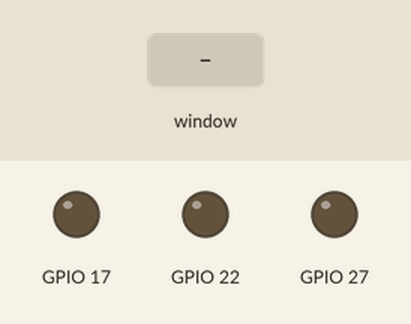
This program was run on a simulated Raspberry Pi (BCM pin numbers). Parts: output pins drawn as LEDs (lit = HIGH). The test bench sets the inputs (shaded band). The desktop window is not drawn, its controls go by their first labels and the mouse button is held 0.15 s.

Above: at 1.2 s.
1.3 s: slider 1 in the window set to 50
At 2.5 s:
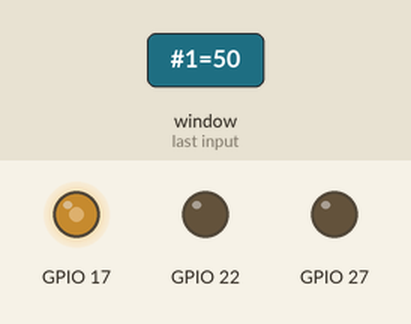
2.8 s: slider 1 in the window set to 100
At 3.7 s:
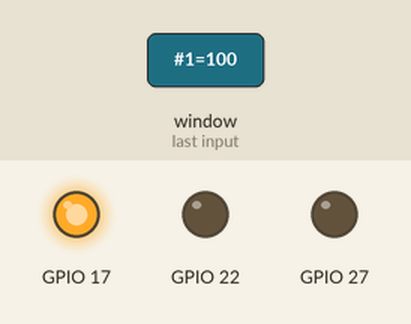
4.3 s: slider 1 in the window set to 25
At 4.9 s:
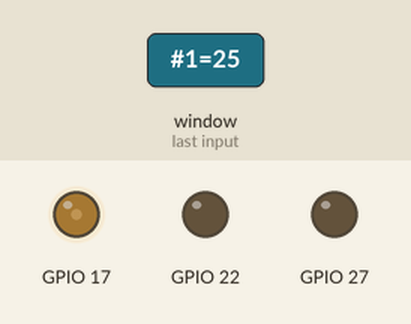
5.8 s: slider 2 in the window set to 50
At 7.0 s:
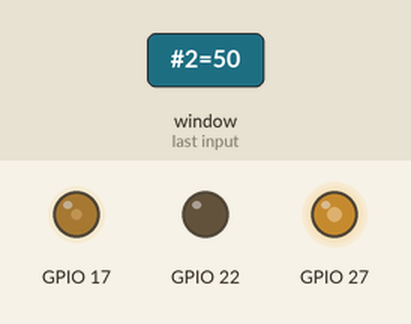
7.3 s: slider 1 in the window set to 0
At 8.4 s:
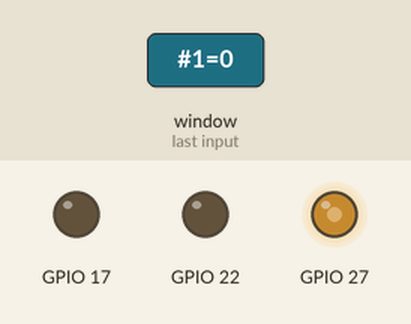
8.8 s: slider 2 in the window set to 100
At 9.5 s:
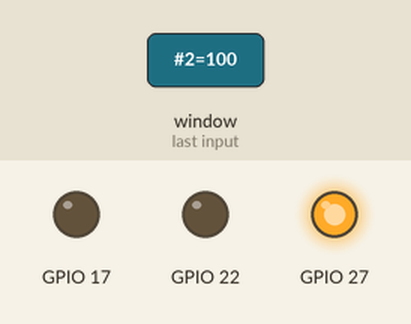
Timing chart, 0 to 11.3 s (numbered marks = the images above; inputs shaded):
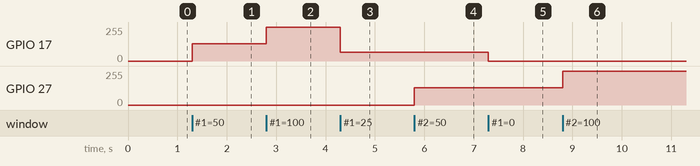

Measured:
- after the input at 1.3 s, GPIO 17: 0/255 → 128/255 at once
- after the input at 2.8 s, GPIO 17: 128/255 → 255/255 at once
- after the input at 4.3 s, GPIO 17: 255/255 → 64/255 at once
- after the input at 5.8 s, GPIO 27: 0/255 → 128/255 at once
- after the input at 7.3 s, GPIO 17: 64/255 → 0/255 at once
- after the input at 8.8 s, GPIO 27: 128/255 → 255/255 at once

The program:

GUI.py
```python
from gpiozero import PWMLED
import sys
from PyQt5.QtWidgets import QApplication, QMainWindow, QSlider, QLabel
from PyQt5.QtCore import Qt

# Define the LED pins and initialize PWMLED objects
LED_PINS = {
    'green': 17,  # GPIO pin for the green LED
    'red': 27,    # GPIO pin for the red LED
    'blue': 22    # GPIO pin for the blue LED
}
# Create a dictionary of PWMLED objects for each color linked to its respective GPIO pin
leds = {color: PWMLED(pin) for color, pin in LED_PINS.items()}

class MainWindow(QMainWindow):
    def __init__(self):
        super().__init__()
        self.setGeometry(200, 200, 400, 300)  # Set the window size and position
        self.setWindowTitle("LED Brightness Control")  # Set the window title
        self.initUI()  # Initialize the user interface

    def initUI(self):
        y_position = 50  # Starting position for the first slider
        for color in LED_PINS.keys():
            slider = QSlider(Qt.Horizontal, self)
            slider.setGeometry(100, y_position, 200, 30)  # Position and size of the slider
            slider.setMinimum(0)  # Minimum value of the slider
            slider.setMaximum(100)  # Maximum value of the slider
            slider.setValue(0)  # Initial value of the slider

            # Connect the slider's valueChanged signal to a lambda function that updates LED intensity
            slider.valueChanged.connect(lambda value, col=color: self.update_led_intensity(col, value / 100.0))

            label = QLabel(self)
            label.setText(f"{color.capitalize()} LED:")  # Set the label text for each LED
            label.move(10, y_position)  # Position the label

            y_position += 50  # Increment the position for the next slider

    def update_led_intensity(self, color, value):
        leds[color].value = value  # Update the LED intensity

    def closeEvent(self, event):
        # Turn off all LEDs when the application is closed
        for led in leds.values():
            led.close()
        event.accept()

def main():
    app = QApplication(sys.argv)  # Create a QApplication instance
    window = MainWindow()  # Create the main window
    window.show()  # Show the main window
    sys.exit(app.exec_())  # Start the application event loop

if __name__ == '__main__':
    main()
```
